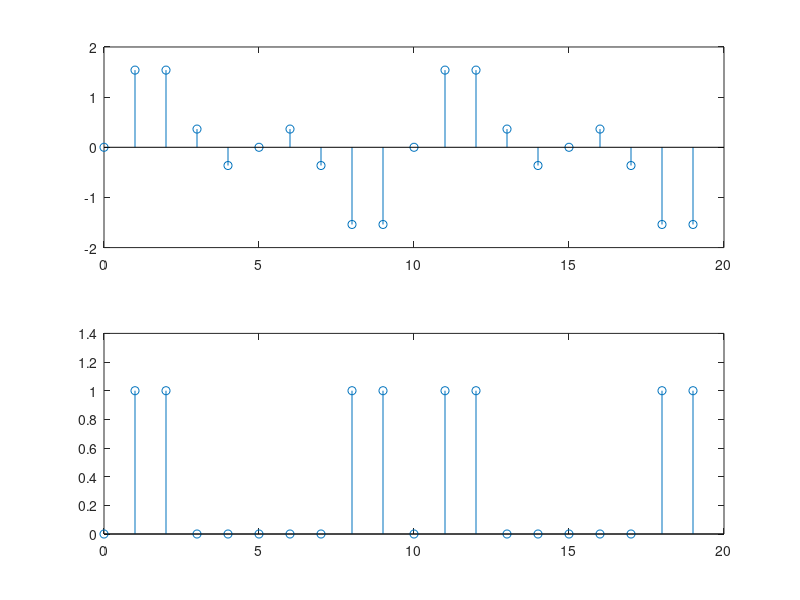

The MATLAB source for this figure:
%To find FS of a signal
N=10;
n=0:19
% xt=sin(2*pi*n/N);
N1=5;
xt=sin(2*pi*n/N)+sin(2*pi*n/N1);;
for k=0:19
 Xk=0;
 for j=0:19
 Xk=Xk+xt(j+1)*exp(-i*2*pi*j*k/N);
 end
 X(k+1)=Xk/10
end
subplot(211);stem(n,xt);
subplot(212);stem(n,abs(X));